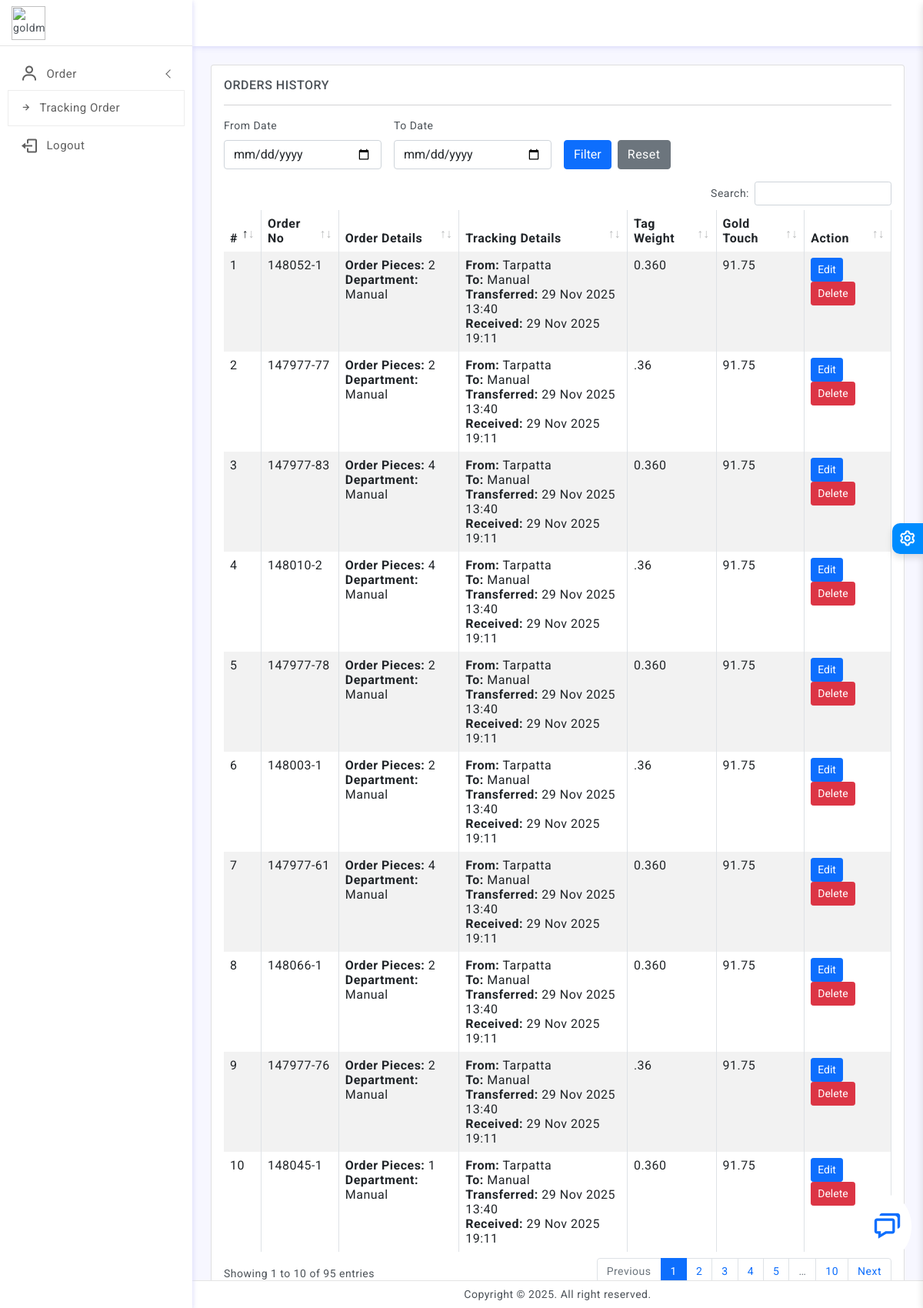
The app's page /order_tracking_admin/all_order.php (signed in) with its own data.
### tables this page shows
CREATE TABLE `orders` (
  `id` int(10) UNSIGNED NOT NULL,
  `order_number` varchar(50) NOT NULL,
  `user_id` varchar(100) NOT NULL,
  `gold_weight` decimal(10,2) NOT NULL,
  `current_dept` int(10) UNSIGNED NOT NULL,
  `description` varchar(50) DEFAULT '0',
  `status` varchar(100) NOT NULL DEFAULT 'pending',
  `created_at` timestamp NOT NULL DEFAULT current_timestamp(),
  `previous_dept` varchar(11) NOT NULL DEFAULT '0',
  `tag_weight` varchar(100) NOT NULL DEFAULT '0',
  `gold_touch` varchar(11) DEFAULT NULL,
  `stone_weight` varchar(50) NOT NULL DEFAULT '0'
);

CREATE TABLE `departments` (
  `id` int(11) NOT NULL,
  `name` varchar(100) NOT NULL,
  `role` varchar(100) NOT NULL DEFAULT '0,2,5' COMMENT '0->all order\r\n3->edit order\r\n4->delete order\r\n1->add Order\r\n2->transfer order\r\n5->Accept orders\r\n6->all Metal\r\n7->edit Metal\r\n8->delete Metal\r\n9->add Metal\r\n10->transfer Metal\r\n11->Accept Metal',
  `created_at` timestamp NOT NULL DEFAULT current_timestamp(),
  `admin` varchar(100) NOT NULL DEFAULT '0' COMMENT '0->not admin\r\n1->admin',
  `use_gold` varchar(100) NOT NULL DEFAULT '0',
  `loss` varchar(100) NOT NULL DEFAULT '0',
  `previous_gold` varchar(100) NOT NULL DEFAULT '0',
  `melting_value` varchar(100) NOT NULL DEFAULT '0'
);

CREATE TABLE `order_tracking` (
  `id` int(10) UNSIGNED NOT NULL,
  `order_id` varchar(100) NOT NULL,
  `to_dept` varchar(10) NOT NULL,
  `transferred_by` varchar(100) NOT NULL,
  `notes` text DEFAULT NULL,
  `transferred_at` timestamp NOT NULL DEFAULT current_timestamp(),
  `from_dept` varchar(100) NOT NULL DEFAULT '0',
  `status` varchar(100) NOT NULL DEFAULT '0' COMMENT '0->pending\r\n1->success\r\n2->failed',
  `success_at` varchar(100) DEFAULT NULL,
  `weight` varchar(100) NOT NULL DEFAULT '0',
  `date` varchar(100) NOT NULL DEFAULT '0',
  `gold_touch` decimal(10,2) DEFAULT 0.00,
  `t_stone_weight` varchar(50) NOT NULL DEFAULT '0'
);

### order_tracking_admin/all_order.php (the view, shortened to what this page needs)
<?php
include 'include/header.php';
$from_date ="";
$to_date = "";
$orders = $link->query("
    SELECT o.*,d.name AS department_name
    FROM orders o
    LEFT JOIN departments d ON o.current_dept = d.id
    ORDER BY o.created_at DESC
");
?>
<div class="page-wrapper">
    <div class="page-content">
        <div class="row">
            <div class="col-12">
                <div class="card">
                    <div class="card-body">
                        <div class="d-flex justify-content-between align-items-center">
                            <h6 class="mb-0 text-uppercase">Orders History</h6>
                        </div>
                        <hr/>
                        <form method="POST" class="row g-3 mb-3">
                            <div class="col-md-3">
                                <label class="form-label">From Date</label>
                                <input type="date" name="from_date" value="<?= $from_date ?>" class="form-control">
                            </div>
                            <div class="col-md-3">
                                <label class="form-label">To Date</label>
                                <input type="date" name="to_date" value="<?= $to_date ?>" class="form-control">
                            </div>
                            <div class="col-md-3 d-flex align-items-end">
                                <button type="submit" name="filter" class="btn btn-primary">Filter</button>
                                <a href="" class="btn btn-secondary ms-2">Reset</a>
                            </div>
                        </form>
                        <div class="table-responsive">
                            <table id="example2" class="table table-striped table-bordered" style="width:100%">
                                <thead>
                                    <tr>
                                        <th>#</th>
                                        <th>Order No</th>
                                        <th>Order Details</th>
                                        <th>Tracking Details</th>
                                        <th>Tag Weight</th>
                                        <th>Gold Touch</th>
                                        <th>Action</th>
                                    </tr>
                                </thead>
                                <tbody>
                                    <?php
                                    $sr = 1;
                                    while ($order = $orders->fetch_assoc()):
                                        $oid=$order['id'];
                                        $sqlTrack = "SELECT ot.*, d_from.name AS from_dept_name, d_to.name AS to_dept_name FROM order_tracking ot
            LEFT JOIN departments d_from ON ot.from_dept = d_from.id
            LEFT JOIN departments d_to ON ot.to_dept = d_to.id
            WHERE FIND_IN_SET('$oid', ot.order_id) ORDER BY ot.id DESC LIMIT 1";
                                        $resTrack = mysqli_query($link, $sqlTrack);
                                        $track = ($resTrack && mysqli_num_rows($resTrack) > 0) ? mysqli_fetch_assoc($resTrack) : null;
                                    ?>
                                    <tr>
                                        <td><?= $sr++ ?></td>
                                        <td><?= htmlspecialchars($order['order_number']) ?></td>
                                        <td>
                                            <div><b>Order Pieces:</b> <?= (int)$order['description'] ?></div>
                                            <div><b>Department:</b> <?= $order['department_name'] ? htmlspecialchars($order['department_name']) : 'Not assigned' ?></div>
                                        </td>
                                        <td>
                                            <?php if ($track): ?>
                                                <div><b>From:</b> <?= $track['from_dept_name'] ?: 'N/A' ?></div>
                                                <div><b>To:</b> <?= $track['to_dept_name'] ?: 'N/A' ?></div>
                                                <div><b>Transferred:</b> <?= $track['transferred_at'] ? date('d M Y H:i', strtotime($track['transferred_at'])) : '-' ?></div>
                                                <div><b>Received:</b>
                                                    <?php
                                                    if (!empty($track['success_at'])) {
                                                        echo date('d M Y H:i', strtotime($track['success_at']));
                                                    } else {
                                                        echo "-";
                                                    }
                                                    ?>
                                                </div>
                                            <?php else: ?>
                                                <span class="text-muted">No tracking info</span>
                                            <?php endif; ?>
                                        </td>
                                        <td><?php echo $order['tag_weight']; ?></td>
                                        <td><?php echo $order['gold_touch']; ?></td>
                                        <td>
                                            <button class="btn btn-sm btn-primary"><a style="color:white;" href="edit_order.php?id=<?php echo $order['id']; ?>">Edit</a></button>
                                            <button class="btn btn-sm btn-danger"> <a style="color:white;" href="delete_order.php?id=<?php echo $order['id']; ?>">Delete</a></button>
                                        </td>
                                    </tr>
                                    <?php endwhile; ?>
                                </tbody>
                            </table>
                        </div>
                    </div>
                </div>
            </div>
        </div>
    </div>
</div>
<?php include 'include/footer.php'; ?>

### order_tracking_admin/assets/css/app.css (style rules this page uses)
body { font-size: 14px; color: #4c5258; letter-spacing: .5px; background: #f7f7ff; overflow-x: hidden; font-family: Roboto, sans-serif }
a { text-decoration: none }
.page-wrapper { height: 100%; margin-top: 60px; margin-bottom: 30px; margin-left: 250px }
.page-content { padding: 1.5rem 1.5rem 0.7rem 1.5rem }
input::placeholder { color: #000!important; opacity: .3!important }

### records on screen
orders: order_number "148052-1", description "2", departments.name "Manual", departments.name "Tarpatta", order_tracking.transferred_at "29 Nov 2025 13:40", order_tracking.success_at "29 Nov 2025 19:11", tag_weight "0.360", gold_touch "91.75"
orders: order_number "147977-77", description "2", departments.name "Manual", departments.name "Tarpatta", order_tracking.transferred_at "29 Nov 2025 13:40", order_tracking.success_at "29 Nov 2025 19:11", tag_weight ".36", gold_touch "91.75"
orders: order_number "147977-83", description "4", departments.name "Manual", departments.name "Tarpatta", order_tracking.transferred_at "29 Nov 2025 13:40", order_tracking.success_at "29 Nov 2025 19:11", tag_weight "0.360", gold_touch "91.75"
orders: order_number "148010-2", description "4", departments.name "Manual", departments.name "Tarpatta", order_tracking.transferred_at "29 Nov 2025 13:40", order_tracking.success_at "29 Nov 2025 19:11", tag_weight ".36", gold_touch "91.75"
orders: order_number "147977-78", description "2", departments.name "Manual", departments.name "Tarpatta", order_tracking.transferred_at "29 Nov 2025 13:40", order_tracking.success_at "29 Nov 2025 19:11", tag_weight "0.360", gold_touch "91.75"
orders: order_number "148003-1", description "2", departments.name "Manual", departments.name "Tarpatta", order_tracking.transferred_at "29 Nov 2025 13:40", order_tracking.success_at "29 Nov 2025 19:11", tag_weight ".36", gold_touch "91.75"
orders: order_number "147977-61", description "4", departments.name "Manual", departments.name "Tarpatta", order_tracking.transferred_at "29 Nov 2025 13:40", order_tracking.success_at "29 Nov 2025 19:11", tag_weight "0.360", gold_touch "91.75"
orders: order_number "148066-1", description "2", departments.name "Manual", departments.name "Tarpatta", order_tracking.transferred_at "29 Nov 2025 13:40", order_tracking.success_at "29 Nov 2025 19:11", tag_weight "0.360", gold_touch "91.75"
orders: order_number "147977-76", description "2", departments.name "Manual", departments.name "Tarpatta", order_tracking.transferred_at "29 Nov 2025 13:40", order_tracking.success_at "29 Nov 2025 19:11", tag_weight ".36", gold_touch "91.75"
orders: order_number "148045-1", description "1", departments.name "Manual", departments.name "Tarpatta", order_tracking.transferred_at "29 Nov 2025 13:40", order_tracking.success_at "29 Nov 2025 19:11", tag_weight "0.360", gold_touch "91.75"
